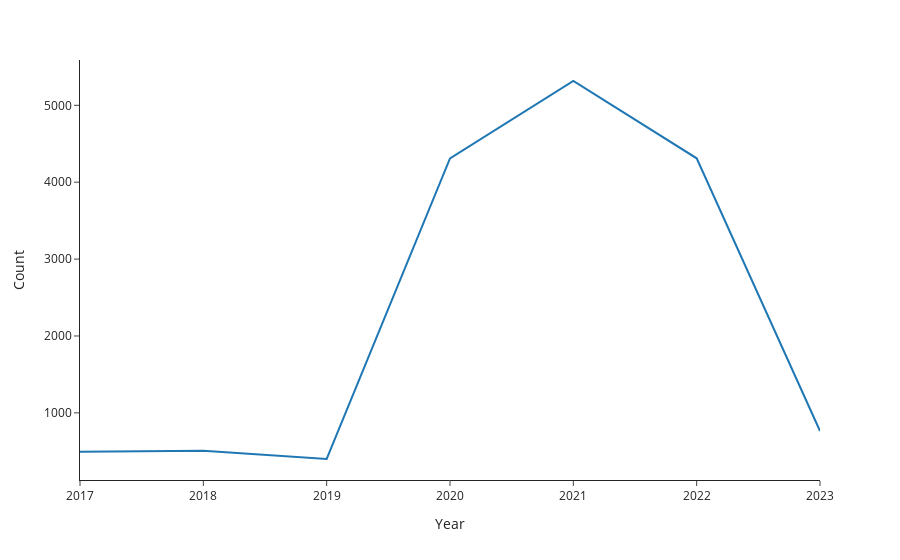

The code cell stored with this chart in its notebook:
### Code cell
def city_counts():
    """
    """
    df = protest_data()
    df_pivot = pd.pivot_table(df, index='Year', values='Date',
                          aggfunc='count', margins=True, margins_name='Count')
    df_pivot.drop(index='Count', inplace=True)
    df_pivot.rename({'Date':'Count'}, axis='columns', inplace=True)
    fig = px.line(df_pivot, y='Count', template="simple_white")
    # fig.update_layout(xaxis_showgrid=False, yaxis_showgrid=False)

    return fig.show()

city_counts()

### Figure 1 — Plotly figure (JSON) as saved in the notebook; plotly's stock layout.template omitted (floating-point values rounded to 4 significant figures)
{"data": [{"hovertemplate": "Year=%{x}<br>Count=%{y}<extra></extra>", "legendgroup": "", "line": {"color": "#1F77B4", "dash": "solid"}, "marker": {"symbol": "circle"}, "mode": "lines", "name": "", "orientation": "v", "showlegend": false, "type": "scatter", "x": [2017, 2018, 2019, 2020, 2021, 2022, 2023], "xaxis": "x", "y": [493, 508, 400, 4310, 5316, 4311, 764], "yaxis": "y"}], "layout": {"legend": {"tracegroupgap": 0}, "margin": {"t": 60}, "xaxis": {"anchor": "y", "domain": [0, 1], "title": {"text": "Year"}}, "yaxis": {"anchor": "x", "domain": [0, 1], "title": {"text": "Count"}}}}
